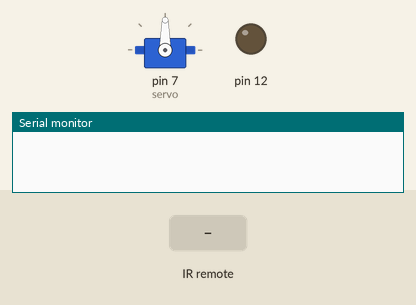
Bench run of a sketch on a simulated Arduino Uno, built with avr-gcc and run on an emulated ATmega328P. Parts: servo, output pins drawn as LEDs (lit = HIGH), the last lines printed to the serial monitor. The test bench sets the inputs (shaded band).

Above: at 1.2 s.
1.3 s: infrared code 0xFF6897 received
At 1.7 s:
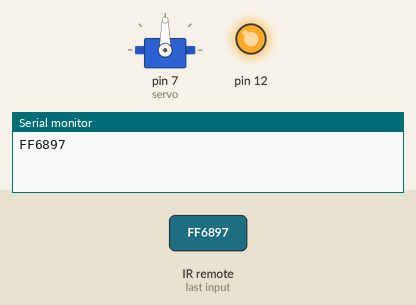
2.8 s: infrared code 0xFF30CF received
At 4.0 s:
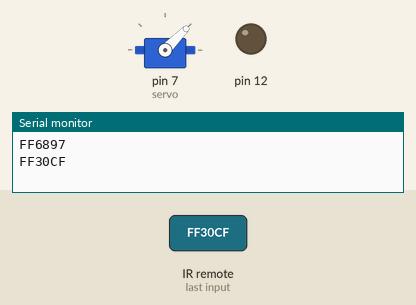
Timing chart, 0 to 5.8 s (numbered marks = the images above; inputs shaded):
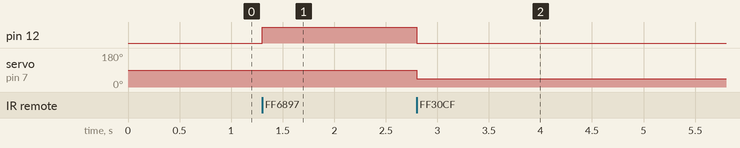

Measured:
- after the input at 1.3 s, pin 12: LOW → HIGH at once
- after the input at 2.8 s, pin 12: HIGH → LOW at once; servo on pin 7 (servo): 90° → 45° at once

The sketch:

red_servo.ino
```cpp
#include <IRremote.h>
#include <Servo.h>

Servo servo; // servo라는 객체 선언

int RECV_PIN = A0; // 입력값 핀 설정
IRrecv irrecv(RECV_PIN);
decode_results results;
void setup()
{
  Serial.begin(9600);
  irrecv.enableIRIn(); // 수신 시작
  pinMode(12, OUTPUT);//LED 핀 설정
  servo.attach(7); //서보모터 핀 설정
}
void loop() {
  if (irrecv.decode(&results)) {
    Serial.println(results.value, HEX);

   switch (results.value) {
        case 0xFF6897:  // 0 버튼
        digitalWrite(12, HIGH);
        servo.write(90); // 모터 각도 90도
        break; //0버튼이 눌리면 LED ON

        case 0xFF30CF:  // 1 버튼
        digitalWrite(12, LOW);
        servo.write(45); // 모터 각도 45도
        break;
      }
    irrecv.resume(); // 다음 출력값 수신 준비
  }
}
```
